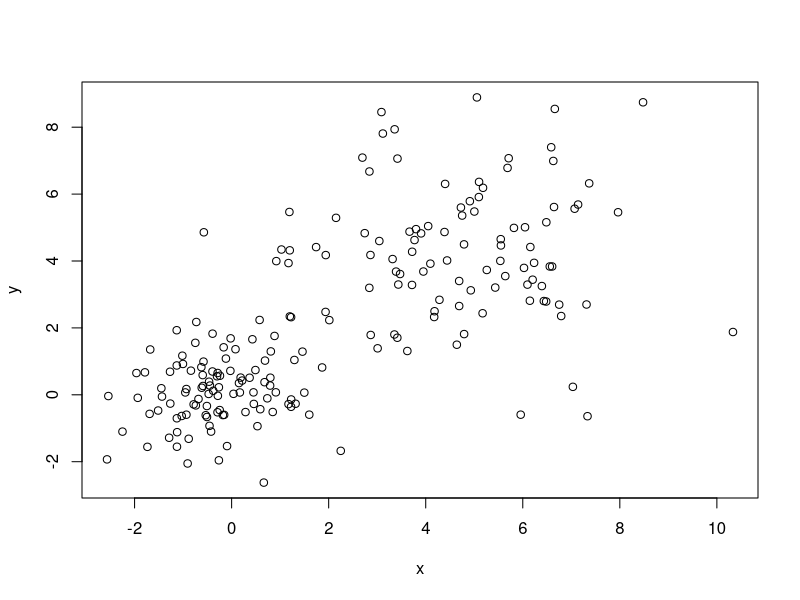
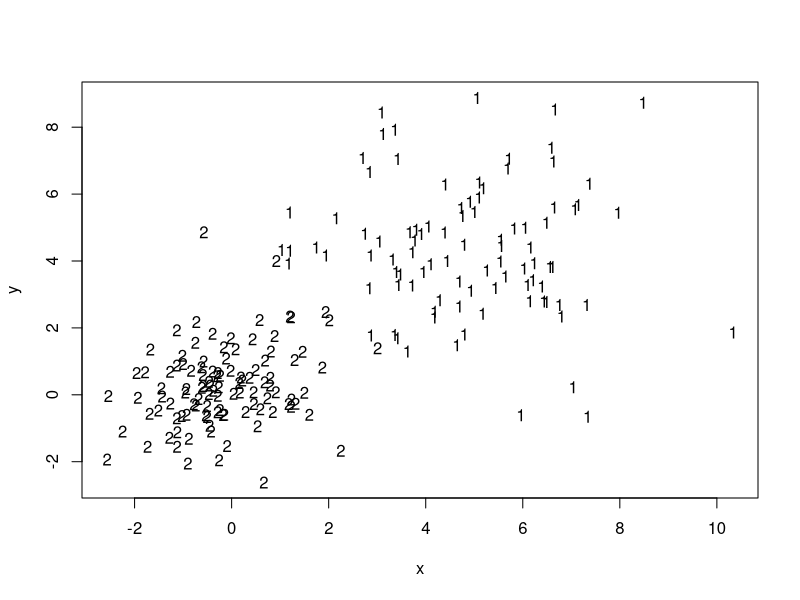
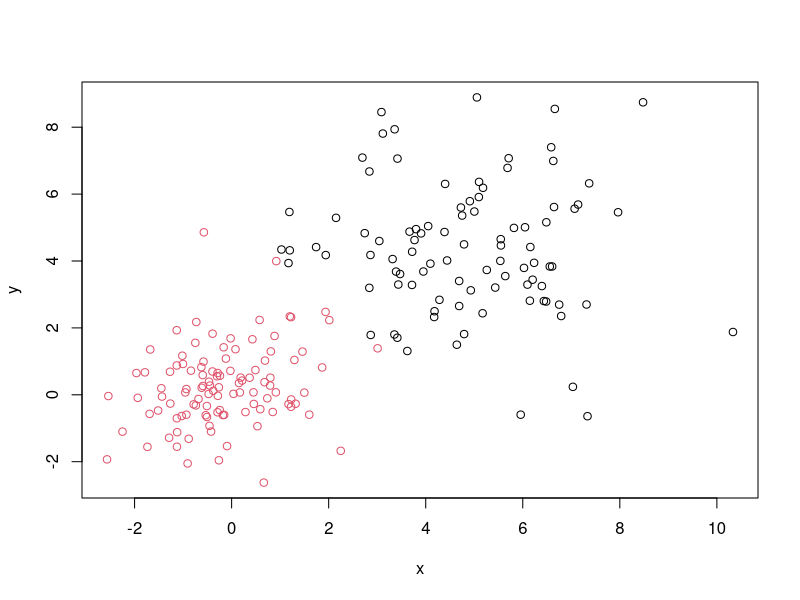

The R script that drew these images, in order: (Note: this script raises an error after producing the figures.)
#rm(list=ls())


###################### 
# 1. Comme d’habitude, les individus sont en ligne et les variables en colonne.
#Expliquez comment sont genere ces donnees et representez le nuage de points 
#correspondant. Combien de groupes voyez-vous ?

n <- 200 # variable fixée
x1 <- rnorm(n/2) #obtenir un échantillon qui a la taille de la moitié du n; 
                  #qui suive la loi normal
y1 <- rnorm(n/2) #obtenir un échantillon qui a la taille de la moitié du n
                 #qui suive la loi normal
x2 <- rnorm(n/2, 4, 2)  #obtenir un échantillon qui a la taille de la moitié du n
#qui suive la loi normal avec des paramétres 4 et 2
y2 <- rnorm(n/2, 4, 2) #obtenir un échantillon qui a la taille de la moitié du n
#qui suive la loi normal avec des paramétres 4 et 2
d <- data.frame(c(x1, x2), c(y1, y2)) #créer une petite bd avec des valeurs juste obtenue
#x2 abajo de x1 la 2da columna es y, nuevamente y1 y debajo y2
names(d) <- c("x", "y")  #nom des columns

#Comme d’habitude, les individus sont en ligne et les variables en colonne.
#Expliquez comment sont genere ces donnees et representez le nuage de points 
#correspondant. Combien de groupes voyez-vous ?
plot(d)


######################
# 2. Nous allons maintenant utiliser la fonction kmeans pour identifier 
#automatiquement deux groupes “homogenes” dans les donneees. Ideealement, parmi 
#toutes les partitions possibles en deux classes, on souhaite obtenir la 
#partition qui a la plus petite inertie intraclasse dentro de clase (ou,de facon  ́equivalente,
#la plus forte inertie interclasse entre clases). Le code R `a utiliser est :
km <- kmeans(d, 2)
km
#se obtuvieron 93 datos en el 1er cluster; entonces hay 7 datos que pertenecen
#a la primera muestra que fueron clasificados con datos de la segunda muestra
#cuyo comportamiento es una normal con media 4; justamente los valores extremos del
#grupo 1 fueron los que se adhirieron al grupo 2
km$cluster
#La partie “Clustering vector” de la sortie donne la partition obtenue. Verifiez
#que cela est ́equivalent au vecteur km$cluster.

######################
# 3.Nous allons maintenant representer le resultat de la classification dans le 
#plan :
plot(d, pch="") # phc no grafica nada
text(d, label=km$cluster)
#La classification obtenue automatiquement a-t-elle du sens d’apres vous ? 
#Essayez aussi
plot(d, col=km$cluster)

#4. Les centres de gravite des classes sont donnes par 
km$centers 
#et leurs tailles par, cardinalidad
km$size
#Si on divise km$withinss par km$size, on obtient l’inertie de chaque classe. Laquelle des deux 
#classes a la plus forte inertie ? la 2eme classe est mieux. Est-ce que cela est conforme a 
#l’intuition ? Expliquez : Oui, pc il sont tous plus proches les uns de les autres
inertie_chaque_class<-km$withinss/km$size
km$withinss/km$size
#Calculez l’inertie intraclasse qui est la moyenne des inerties des classes 
#ponderes par la proportion d’individus dans les classes. Verifiez que cela est egal a 
km6$tot.withinss/n
#L’inertie intraclasse est donc donnee par km$tot.withinss/n.

#5. L’inertie interclasse est quant a elle donne par 
km$betweenss/n
#Calculez l’inertie totale
inertie_total<-(km$tot.withinss/n)+(km$betweenss/n)
inertie_total


#6.- C’est uniquement parce que l’on travaille sur des donnees bivariees que l’on a pu ici 
#suggerer un nombre de classes pertinent. En general, on ne sait pas quelle valeur donner au 
#deuxieme argument de kmeans. Une approche possible consiste a essayer plusieurs valeurs 
#consecutives pour le nombre de classes est a regarder ĺ'evolution de l’inertie intraclasse en
#fonction du nombre de classes (ou, de facon  equivalente, l’ ́evolution de l’inertie interclasse 
#en fonction du nombre de classes). Faites varier le nombre de classes et, lors de chaque 
#execution, calculez l’inertie intraclasse, l’inertie interclasse et l’inertie totale. Par exemple :


km1 <- kmeans(d, 1)
intra1 <- km1$tot.withinss/n
inter1 <-  km1$betweenss/n
tot1 <- intra1 + inter1
tot1
km2 <- kmeans(d, 2)
intra2 <- km2$tot.withinss/n
inter2 <-  km2$betweenss/n
tot2 <- intra2 + inter2

d<-USArrests[-c(22:31),]
d1 <- scale(d, center = TRUE, scale = TRUE)
n<-nrow(d1)
n
#d1<-d[-c(22:31),]
km3 <- kmeans(d1, 3)
intra3 <- km3$tot.withinss/n
intra3
inter3 <-  km3$betweenss/40
tot3 <- intra3 + inter3

km4 <- kmeans(d, 4)
intra4 <- km4$tot.withinss/n
inter4 <-  km4$betweenss/n
tot4 <- intra4 + inter4

km5 <- kmeans(d,5 )
intra5 <- km5$tot.withinss/n
inter5 <-  km5$betweenss/n
tot5 <- intra5 + inter5
#km2 <- ...
#Representez l’evolution des trois inerties en tapant :
plot(c(intra1,intra2,intra3,intra4,intra5),type="l") 
points(c(inter1,inter2,inter3,inter4,inter5),type="l",lty=2) 
points(c(tot1,tot2,tot3,tot4,tot5),type="l",lty=3)
#Combien de classes suggeerez-vous de prendre ? Comme en ACP, on recherchera des coudes dans ce 
#graphique.
#2 pues es donde vemos un cambio más drastico tanto en inter como intra
#el 2do caso seria 4 pues es el ultimo donde se ve un cambio sustancial, que valga la pena
#para inercia total vemos que no hace muhca diferencia
#esto se ve en los codos de inter e intra

#7. Pour terminer, representez la partition en trois classes dans le plan. 
#Que pourrait-on re- procher a cette partition ?

plot(d, pch="") # phc no grafica nada
text(d, label=km3$cluster,col = km3$cluster)
km3$size
#los datos que vienen de una normal con var 4 y media 2 se dividieron en 2 subgrupos,
#aqui obtenemos los datos de la normal estandar se agruparon perfectamente


#########
#2 Les donnees USArrests
#i)Chargez les donnees USArrests. Pour eviter que les diferences de dispersion entre variables 
#n’affectent trop la classification automatique, travaillez sur les donnees centrees-reduites.
data(USArrests)
head(USArrests)
d <- scale(USArrests, center = TRUE, scale = TRUE)
d1<-d[-c(22:31),]
d1
km6 <- kmeans(d1, 3)
#ii). Appliquez la fonction kmeans aux donnes pour 2 a 6 classes et comparez les partitions en 
#terme d’inertie intraclasse. Combien de classes proposez-vous de garder ? 2 es donde hay un cambio considerable
km<-c()
for (i in 1:6){
  km[i]<-kmeans(d,i)
}
km6 <- kmeans(d, 6)
intra6 <- km6$tot.withinss/n
inter6 <-  km6$betweenss/n
tot6 <- intra6 + inter6

#iii). Caracterisez et interpretez chaque classe en examinant son centre de gravite et son inertie.
#Les centres de gravite des classes sont donnes par 
km2$centers 

inertie_chaque_class<-km2$withinss/km2$size
inertie_chaque_class
#iv)Effectuez une ACP des donnees et repreesentez les classes obtenues par kmeans dans les plans 
#factoriels retenus afin d’inspecter visuellement la qualite de la classification.

plot(c(intra1,intra2,intra3,intra4,intra5,intra6),type="l") 
points(c(inter1,inter2,inter3,inter4,inter5,inter6),type="l",lty=2) 
points(c(tot1,tot2,tot3,tot4,tot5,tot6),type="l",lty=3)

plot(d, pch="") # phc no grafica nada
text(d, label=km2$cluster,col = km2$cluster)